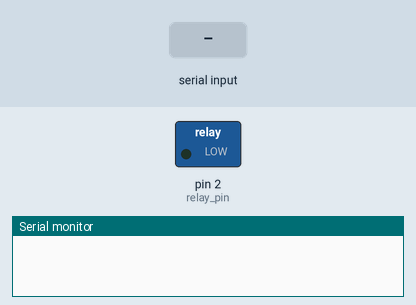
The sketch below on a simulated Arduino Uno, built with avr-gcc and run on an emulated ATmega328P. Parts: switched loads named in the sketch (green lamp = pin HIGH), the last lines printed to the serial monitor. The test bench sets the inputs (shaded band).

Above: at 1.2 s.
1.3 s: "on" received over Serial
At 1.9 s:
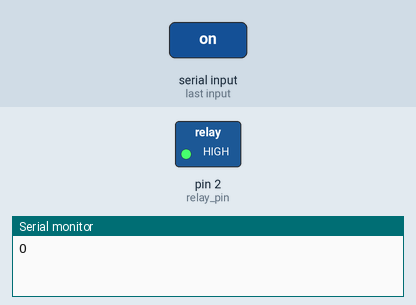
2.8 s: "off" received over Serial
At 3.3 s:
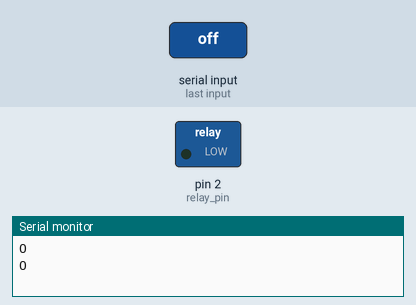
Timing chart, 0 to 5.8 s (numbered marks = the images above; inputs shaded):
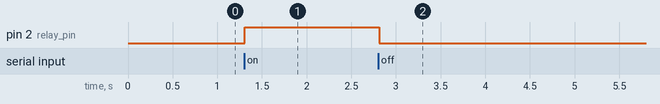

Measured:
- after the input at 1.3 s, pin 2 (relay_pin): LOW → HIGH at once
- after the input at 2.8 s, pin 2 (relay_pin): HIGH → LOW at once

The sketch:

UNO_HC06_RELAY.ino
```cpp
int relay_pin = 2;
char cmd[10];
bool valid_cmd = false;

void setup()
{
    pinMode(relay_pin, OUTPUT);
    Serial.begin(9600);
}

void loop()
{
    int i;

    if (Serial.available() > 0)
    {
        for (i = 0; i < 10; i++)
        {
            cmd[i] = '\0';
        }

        for (i = 0; i < 9; i++)
        {
            if (Serial.available() > 0)
            {
                cmd[i] = Serial.read();
                delay(1);
            }
            else
            {
                break;
            }
        }
        valid_cmd = true;
    }

    if (valid_cmd)
    {
        if (0 == strncmp(cmd, "on", 2))
        {
            digitalWrite(relay_pin, HIGH);
            Serial.println("O");
        }
        else if (0 == strncmp(cmd, "off", 3))
        {
            digitalWrite(relay_pin, LOW);
            Serial.println("O");
        }
        else
        {
            Serial.println("X");
        }
        valid_cmd = false;
    }
    delay(10);
}
```
